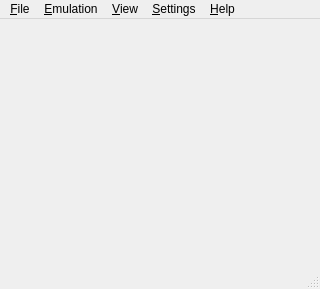
<?xml version="1.0" encoding="UTF-8"?>
<ui version="4.0">
 <class>MainWindow</class>
 <widget class="QMainWindow" name="MainWindow">
  <property name="geometry">
   <rect>
    <x>0</x>
    <y>0</y>
    <width>320</width>
    <height>289</height>
   </rect>
  </property>
  <property name="minimumSize">
   <size>
    <width>0</width>
    <height>0</height>
   </size>
  </property>
  <property name="windowTitle">
   <string>M64Py</string>
  </property>
  <property name="windowIcon">
   <iconset resource="images.qrc">
    <normaloff>:/images/logo.png</normaloff>:/images/logo.png</iconset>
  </property>
  <widget class="QWidget" name="centralWidget">
   <property name="autoFillBackground">
    <bool>false</bool>
   </property>
   <property name="styleSheet">
    <string notr="true">background-color: rgb(255, 255, 255);</string>
   </property>
   <layout class="QVBoxLayout" name="verticalLayout">
    <property name="spacing">
     <number>0</number>
    </property>
    <property name="sizeConstraint">
     <enum>QLayout::SetFixedSize</enum>
    </property>
    <property name="margin">
     <number>0</number>
    </property>
   </layout>
  </widget>
  <widget class="QMenuBar" name="menubar">
   <property name="geometry">
    <rect>
     <x>0</x>
     <y>0</y>
     <width>320</width>
     <height>24</height>
    </rect>
   </property>
   <widget class="QMenu" name="menuFile">
    <property name="title">
     <string>&amp;File</string>
    </property>
    <widget class="QMenu" name="menuLoad">
     <property name="title">
      <string>&amp;Open ROM</string>
     </property>
     <addaction name="actionManually"/>
     <addaction name="actionFromList"/>
    </widget>
    <widget class="QMenu" name="menuRecent">
     <property name="title">
      <string>Open &amp;Recent</string>
     </property>
    </widget>
    <widget class="QMenu" name="menuStateSlot">
     <property name="title">
      <string>Change State Slot</string>
     </property>
    </widget>
    <addaction name="menuLoad"/>
    <addaction name="menuRecent"/>
    <addaction name="separator"/>
    <addaction name="actionLoadState"/>
    <addaction name="actionSaveState"/>
    <addaction name="menuStateSlot"/>
    <addaction name="separator"/>
    <addaction name="actionLoadFrom"/>
    <addaction name="actionSaveAs"/>
    <addaction name="separator"/>
    <addaction name="actionSaveScreenshot"/>
    <addaction name="separator"/>
    <addaction name="actionShowROMInfo"/>
    <addaction name="separator"/>
    <addaction name="actionQuit"/>
   </widget>
   <widget class="QMenu" name="menuSettings">
    <property name="title">
     <string>&amp;Settings</string>
    </property>
    <addaction name="actionPaths"/>
    <addaction name="actionEmulator"/>
    <addaction name="actionGraphics"/>
    <addaction name="actionPlugins"/>
   </widget>
   <widget class="QMenu" name="menuHelp">
    <property name="layoutDirection">
     <enum>Qt::LeftToRight</enum>
    </property>
    <property name="title">
     <string>&amp;Help</string>
    </property>
    <property name="separatorsCollapsible">
     <bool>false</bool>
    </property>
    <addaction name="actionAbout"/>
    <addaction name="actionLicense"/>
    <addaction name="actionLog"/>
   </widget>
   <widget class="QMenu" name="menuEmulation">
    <property name="title">
     <string>&amp;Emulation</string>
    </property>
    <addaction name="actionPause"/>
    <addaction name="actionMute"/>
    <addaction name="separator"/>
    <addaction name="actionStop"/>
    <addaction name="actionReset"/>
    <addaction name="actionSoftReset"/>
    <addaction name="separator"/>
    <addaction name="actionLimitFPS"/>
    <addaction name="separator"/>
    <addaction name="actionSlowDown"/>
    <addaction name="actionSpeedUp"/>
    <addaction name="separator"/>
    <addaction name="actionCheats"/>
   </widget>
   <widget class="QMenu" name="menuView">
    <property name="title">
     <string>&amp;View</string>
    </property>
    <widget class="QMenu" name="menuWindowSize">
     <property name="title">
      <string>Window Size</string>
     </property>
     <addaction name="action1X"/>
     <addaction name="action2X"/>
     <addaction name="action3X"/>
    </widget>
    <addaction name="menuWindowSize"/>
    <addaction name="actionFullscreen"/>
    <addaction name="separator"/>
    <addaction name="actionPythonConsole"/>
   </widget>
   <addaction name="menuFile"/>
   <addaction name="menuEmulation"/>
   <addaction name="menuView"/>
   <addaction name="menuSettings"/>
   <addaction name="menuHelp"/>
  </widget>
  <widget class="QStatusBar" name="statusbar">
   <property name="styleSheet">
    <string notr="true">QStatusBar::item { border: 0px solid; }
QStatusBar { margin:0px; }</string>
   </property>
  </widget>
  <action name="actionManually">
   <property name="icon">
    <iconset resource="icons.qrc">
     <normaloff>:/icons/action_open_manually.png</normaloff>:/icons/action_open_manually.png</iconset>
   </property>
   <property name="text">
    <string>&amp;Manually...</string>
   </property>
  </action>
  <action name="actionFromList">
   <property name="icon">
    <iconset resource="icons.qrc">
     <normaloff>:/icons/action_open_from_list.png</normaloff>:/icons/action_open_from_list.png</iconset>
   </property>
   <property name="text">
    <string>From &amp;List...</string>
   </property>
  </action>
  <action name="actionKeyboard">
   <property name="text">
    <string>&amp;Keyboard</string>
   </property>
  </action>
  <action name="actionAbout">
   <property name="icon">
    <iconset resource="icons.qrc">
     <normaloff>:/icons/action_about.png</normaloff>:/icons/action_about.png</iconset>
   </property>
   <property name="text">
    <string>&amp;About</string>
   </property>
  </action>
  <action name="actionClearHistory">
   <property name="enabled">
    <bool>false</bool>
   </property>
   <property name="text">
    <string>&amp;Clear history</string>
   </property>
  </action>
  <action name="actionPaths">
   <property name="icon">
    <iconset resource="icons.qrc">
     <normaloff>:/icons/action_paths.png</normaloff>:/icons/action_paths.png</iconset>
   </property>
   <property name="text">
    <string>Paths</string>
   </property>
  </action>
  <action name="actionGraphic">
   <property name="text">
    <string>Graphics</string>
   </property>
  </action>
  <action name="actionEmulator">
   <property name="icon">
    <iconset resource="icons.qrc">
     <normaloff>:/icons/action_emulator.png</normaloff>:/icons/action_emulator.png</iconset>
   </property>
   <property name="text">
    <string>Emulator</string>
   </property>
  </action>
  <action name="actionPlugins">
   <property name="icon">
    <iconset resource="icons.qrc">
     <normaloff>:/icons/action_plugins.png</normaloff>:/icons/action_plugins.png</iconset>
   </property>
   <property name="text">
    <string>Plugins</string>
   </property>
  </action>
  <action name="actionLicense">
   <property name="icon">
    <iconset resource="icons.qrc">
     <normaloff>:/icons/action_license.png</normaloff>:/icons/action_license.png</iconset>
   </property>
   <property name="text">
    <string>License</string>
   </property>
  </action>
  <action name="actionLoadState">
   <property name="enabled">
    <bool>false</bool>
   </property>
   <property name="icon">
    <iconset resource="icons.qrc">
     <normaloff>:/icons/action_state_load.png</normaloff>:/icons/action_state_load.png</iconset>
   </property>
   <property name="text">
    <string>Load State</string>
   </property>
   <property name="shortcut">
    <string>F7</string>
   </property>
  </action>
  <action name="actionSaveState">
   <property name="enabled">
    <bool>false</bool>
   </property>
   <property name="icon">
    <iconset resource="icons.qrc">
     <normaloff>:/icons/action_state_save.png</normaloff>:/icons/action_state_save.png</iconset>
   </property>
   <property name="text">
    <string>Save State</string>
   </property>
   <property name="shortcut">
    <string>F5</string>
   </property>
  </action>
  <action name="slot0">
   <property name="checkable">
    <bool>true</bool>
   </property>
   <property name="checked">
    <bool>true</bool>
   </property>
   <property name="text">
    <string notr="true">0</string>
   </property>
  </action>
  <action name="slot1">
   <property name="checkable">
    <bool>true</bool>
   </property>
   <property name="text">
    <string notr="true">1</string>
   </property>
  </action>
  <action name="slot2">
   <property name="checkable">
    <bool>true</bool>
   </property>
   <property name="text">
    <string notr="true">2</string>
   </property>
  </action>
  <action name="slot3">
   <property name="checkable">
    <bool>true</bool>
   </property>
   <property name="text">
    <string notr="true">3</string>
   </property>
  </action>
  <action name="slot4">
   <property name="checkable">
    <bool>true</bool>
   </property>
   <property name="text">
    <string notr="true">4</string>
   </property>
  </action>
  <action name="slot5">
   <property name="checkable">
    <bool>true</bool>
   </property>
   <property name="text">
    <string notr="true">5</string>
   </property>
  </action>
  <action name="slot6">
   <property name="checkable">
    <bool>true</bool>
   </property>
   <property name="text">
    <string notr="true">6</string>
   </property>
  </action>
  <action name="slot7">
   <property name="checkable">
    <bool>true</bool>
   </property>
   <property name="text">
    <string notr="true">7</string>
   </property>
  </action>
  <action name="slot8">
   <property name="checkable">
    <bool>true</bool>
   </property>
   <property name="text">
    <string notr="true">8</string>
   </property>
  </action>
  <action name="slot9">
   <property name="checkable">
    <bool>true</bool>
   </property>
   <property name="text">
    <string notr="true">9</string>
   </property>
  </action>
  <action name="actionQuit">
   <property name="icon">
    <iconset resource="icons.qrc">
     <normaloff>:/icons/action_quit.png</normaloff>:/icons/action_quit.png</iconset>
   </property>
   <property name="text">
    <string>&amp;Quit</string>
   </property>
  </action>
  <action name="actionSaveScreenshot">
   <property name="enabled">
    <bool>false</bool>
   </property>
   <property name="icon">
    <iconset resource="icons.qrc">
     <normaloff>:/icons/action_screenshot.png</normaloff>:/icons/action_screenshot.png</iconset>
   </property>
   <property name="text">
    <string>&amp;Save Screenshot</string>
   </property>
   <property name="shortcut">
    <string>F12</string>
   </property>
  </action>
  <action name="actionResume">
   <property name="enabled">
    <bool>false</bool>
   </property>
   <property name="text">
    <string>&amp;Resume</string>
   </property>
  </action>
  <action name="actionPause">
   <property name="checkable">
    <bool>true</bool>
   </property>
   <property name="enabled">
    <bool>false</bool>
   </property>
   <property name="text">
    <string>&amp;Pause</string>
   </property>
   <property name="shortcut">
    <string>P</string>
   </property>
  </action>
  <action name="actionStop">
   <property name="enabled">
    <bool>false</bool>
   </property>
   <property name="icon">
    <iconset resource="icons.qrc">
     <normaloff>:/icons/action_stop.png</normaloff>:/icons/action_stop.png</iconset>
   </property>
   <property name="text">
    <string>&amp;Stop</string>
   </property>
   <property name="shortcut">
    <string>Esc</string>
   </property>
  </action>
  <action name="actionShowROMInfo">
   <property name="enabled">
    <bool>false</bool>
   </property>
   <property name="icon">
    <iconset resource="icons.qrc">
     <normaloff>:/icons/action_rom_info.png</normaloff>:/icons/action_rom_info.png</iconset>
   </property>
   <property name="text">
    <string>Show ROM Info...</string>
   </property>
  </action>
  <action name="action1X">
   <property name="checkable">
    <bool>true</bool>
   </property>
   <property name="checked">
    <bool>false</bool>
   </property>
  </action>
  <action name="action2X">
   <property name="checkable">
    <bool>true</bool>
   </property>
  </action>
  <action name="action960x720">
   <property name="checkable">
    <bool>true</bool>
   </property>
   <property name="text">
    <string>960x720</string>
   </property>
  </action>
  <action name="actionFullscreen">
   <property name="checkable">
    <bool>false</bool>
   </property>
   <property name="enabled">
    <bool>false</bool>
   </property>
   <property name="icon">
    <iconset resource="icons.qrc">
     <normaloff>:/icons/action_fullscreen.png</normaloff>:/icons/action_fullscreen.png</iconset>
   </property>
   <property name="text">
    <string>Fullscreen</string>
   </property>
   <property name="shortcut">
    <string>Alt+Return</string>
   </property>
  </action>
  <action name="actionStatusBar">
   <property name="checkable">
    <bool>true</bool>
   </property>
   <property name="checked">
    <bool>true</bool>
   </property>
   <property name="text">
    <string>Status Bar</string>
   </property>
   <property name="visible">
    <bool>true</bool>
   </property>
  </action>
  <action name="actionPythonConsole">
   <property name="checkable">
    <bool>false</bool>
   </property>
   <property name="enabled">
    <bool>true</bool>
   </property>
   <property name="text">
    <string>Python Console</string>
   </property>
   <property name="shortcut">
    <string>Alt+`</string>
   </property>
  </action>
  <action name="actionStatusBar">
   <property name="checkable">
    <bool>true</bool>
   </property>
   <property name="checked">
    <bool>true</bool>
   </property>
   <property name="text">
    <string>Status Bar</string>
   </property>
   <property name="visible">
    <bool>true</bool>
   </property>
  </action>

  <action name="actionReset">
   <property name="enabled">
    <bool>false</bool>
   </property>
   <property name="icon">
    <iconset resource="icons.qrc">
     <normaloff>:/icons/action_reset.png</normaloff>:/icons/action_reset.png</iconset>
   </property>
   <property name="text">
    <string>&amp;Reset</string>
   </property>
   <property name="shortcut">
    <string>F9</string>
   </property>
  </action>
  <action name="actionMute">
   <property name="checkable">
    <bool>true</bool>
   </property>
   <property name="enabled">
    <bool>false</bool>
   </property>
   <property name="text">
    <string>&amp;Mute</string>
   </property>
   <property name="shortcut">
    <string>M</string>
   </property>
  </action>
  <action name="actionSlowDown">
   <property name="enabled">
    <bool>false</bool>
   </property>
   <property name="icon">
    <iconset resource="icons.qrc">
     <normaloff>:/icons/action_speed_down.png</normaloff>:/icons/action_speed_down.png</iconset>
   </property>
   <property name="text">
    <string>Slow Down</string>
   </property>
   <property name="shortcut">
    <string>F10</string>
   </property>
  </action>
  <action name="actionSpeedUp">
   <property name="enabled">
    <bool>false</bool>
   </property>
   <property name="icon">
    <iconset resource="icons.qrc">
     <normaloff>:/icons/action_speed_up.png</normaloff>:/icons/action_speed_up.png</iconset>
   </property>
   <property name="text">
    <string>Speed Up</string>
   </property>
   <property name="shortcut">
    <string>F11</string>
   </property>
  </action>
  <action name="action3X">
   <property name="checkable">
    <bool>true</bool>
   </property>
  </action>
  <action name="actionCheats">
   <property name="enabled">
    <bool>false</bool>
   </property>
   <property name="icon">
    <iconset resource="icons.qrc">
     <normaloff>:/icons/action_cheats.png</normaloff>:/icons/action_cheats.png</iconset>
   </property>
   <property name="text">
    <string>Cheats...</string>
   </property>
   <property name="shortcut">
    <string>F2</string>
   </property>
  </action>
  <action name="actionCustom"/>
  <action name="actionLoadFrom">
   <property name="enabled">
    <bool>false</bool>
   </property>
   <property name="icon">
    <iconset resource="icons.qrc">
     <normaloff>:/icons/action_state_load.png</normaloff>:/icons/action_state_load.png</iconset>
   </property>
   <property name="text">
    <string>Load State...</string>
   </property>
  </action>
  <action name="actionSaveAs">
   <property name="enabled">
    <bool>false</bool>
   </property>
   <property name="icon">
    <iconset resource="icons.qrc">
     <normaloff>:/icons/action_state_save.png</normaloff>:/icons/action_state_save.png</iconset>
   </property>
   <property name="text">
    <string>Save State As...</string>
   </property>
  </action>
  <action name="actionLimitFPS">
   <property name="checkable">
    <bool>true</bool>
   </property>
   <property name="checked">
    <bool>true</bool>
   </property>
   <property name="enabled">
    <bool>false</bool>
   </property>
   <property name="text">
    <string>Limit FPS</string>
   </property>
  </action>
  <action name="actionSoftReset">
   <property name="enabled">
    <bool>false</bool>
   </property>
   <property name="icon">
    <iconset resource="icons.qrc">
     <normaloff>:/icons/action_reset.png</normaloff>:/icons/action_reset.png</iconset>
   </property>
   <property name="text">
    <string>Sof&amp;t Reset</string>
   </property>
   <property name="shortcut">
    <string>F8</string>
   </property>
  </action>
  <action name="actionGraphics">
   <property name="icon">
    <iconset resource="icons.qrc">
     <normaloff>:/icons/action_graphics.png</normaloff>:/icons/action_graphics.png</iconset>
   </property>
   <property name="text">
    <string>Graphics</string>
   </property>
  </action>
  <action name="actionLog">
   <property name="icon">
    <iconset resource="icons.qrc">
     <normaloff>:/icons/action_log_viewer.png</normaloff>:/icons/action_log_viewer.png</iconset>
   </property>
   <property name="text">
    <string>&amp;Log Viewer</string>
   </property>
  </action>
 </widget>
 <resources>
  <include location="images.qrc"/>
  <include location="icons.qrc"/>
 </resources>
 <connections>
  <connection>
   <sender>actionQuit</sender>
   <signal>triggered()</signal>
   <receiver>MainWindow</receiver>
   <slot>close()</slot>
   <hints>
    <hint type="sourcelabel">
     <x>-1</x>
     <y>-1</y>
    </hint>
    <hint type="destinationlabel">
     <x>159</x>
     <y>119</y>
    </hint>
   </hints>
  </connection>
 </connections>
</ui>
